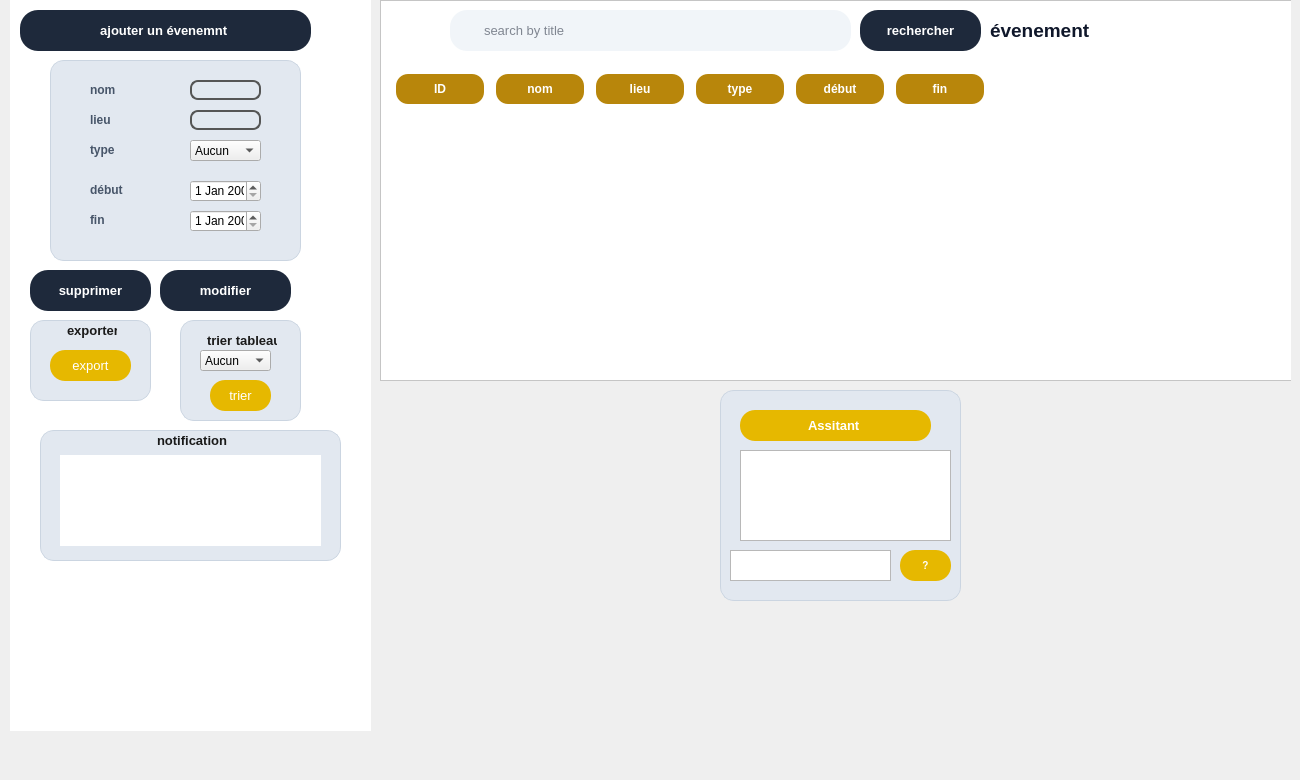
      <widget class="QWidget" name="page_9">
       <widget class="QStackedWidget" name="stackedWidgetevent">
        <property name="geometry">
         <rect>
          <x>100</x>
          <y>0</y>
          <width>1191</width>
          <height>771</height>
         </rect>
        </property>
        <property name="styleSheet">
         <string notr="true"/>
        </property>
        <property name="currentIndex">
         <number>0</number>
        </property>
        <widget class="QWidget" name="page_10">
         <widget class="QLabel" name="label">
          <property name="geometry">
           <rect>
            <x>120</x>
            <y>380</y>
            <width>37</width>
            <height>12</height>
           </rect>
          </property>
          <property name="text">
           <string/>
          </property>
          <property name="scaledContents">
           <bool>true</bool>
          </property>
         </widget>
         <widget class="QLabel" name="label_10">
          <property name="geometry">
           <rect>
            <x>1010</x>
            <y>10</y>
            <width>51</width>
            <height>61</height>
           </rect>
          </property>
          <property name="text">
           <string/>
          </property>
          <property name="pixmap">
           <pixmap>:/new/prefix1/logo-removebg-preview.png</pixmap>
          </property>
          <property name="scaledContents">
           <bool>true</bool>
          </property>
         </widget>
         <widget class="QFrame" name="frame_8">
          <property name="geometry">
           <rect>
            <x>280</x>
            <y>0</y>
            <width>1111</width>
            <height>381</height>
           </rect>
          </property>
          <property name="styleSheet">
           <string notr="true">QFrame {
    background: #ffffff;

}
</string>
          </property>
          <property name="frameShape">
           <enum>QFrame::Shape::StyledPanel</enum>
          </property>
          <property name="frameShadow">
           <enum>QFrame::Shadow::Raised</enum>
          </property>
          <widget class="QLineEdit" name="lineEditeventrech_7">
           <property name="geometry">
            <rect>
             <x>70</x>
             <y>10</y>
             <width>401</width>
             <height>41</height>
            </rect>
           </property>
           <property name="styleSheet">
            <string notr="true">QLineEdit{
    background:#f1f5f9;
    border:none;
    border-radius:17px;
    padding-left:32px;
    padding-right:10px;
    height:34px;
    color:#0f172a;
    font-family:&quot;Segoe UI&quot;;
    font-size:10pt;
}
QLineEdit:focus{
    background:#e2e8f0;
    outline:none;
}
</string>
           </property>
           <property name="text">
            <string/>
           </property>
           <property name="placeholderText">
            <string>search by title</string>
           </property>
          </widget>
          <widget class="QPushButton" name="pushButtoneventrech_12">
           <property name="geometry">
            <rect>
             <x>480</x>
             <y>10</y>
             <width>121</width>
             <height>41</height>
            </rect>
           </property>
           <property name="styleSheet">
            <string notr="true">QLineEdit{
background:#f1f5f9;
border:none;
border-radius:18px;
padding-left:30px;
padding-right:10px;
height:34px;
color:#0f172a;
font-family:Segoe UI,Arial;
font-size:10pt;
}
QLineEdit:focus{
outline:none;
background:#e2e8f0;
}
QPushButton{
background:#1e293b;
color:white;
border:none;
border-radius:18px;
padding:6px 24px;
font-weight:600;
font-family:Segoe UI,Arial;
font-size:10pt;
}
QPushButton:hover{
background:#334155;
}
QPushButton:pressed{
background:#0f172a;
}

</string>
           </property>
           <property name="text">
            <string>rechercher</string>
           </property>
          </widget>
          <widget class="QLabel" name="label_42">
           <property name="geometry">
            <rect>
             <x>680</x>
             <y>10</y>
             <width>63</width>
             <height>51</height>
            </rect>
           </property>
           <property name="text">
            <string/>
           </property>
           <property name="pixmap">
            <pixmap>:/user logo.png</pixmap>
           </property>
           <property name="scaledContents">
            <bool>true</bool>
           </property>
          </widget>
          <widget class="QLabel" name="label_43">
           <property name="geometry">
            <rect>
             <x>610</x>
             <y>10</y>
             <width>131</width>
             <height>41</height>
            </rect>
           </property>
           <property name="styleSheet">
            <string notr="true">font-family: Segoe UI, Arial;
font-size: 14pt;
font-weight: 600;
color: #0f172a;
</string>
           </property>
           <property name="text">
            <string>évenement</string>
           </property>
          </widget>
          <widget class="QTableWidget" name="tableWidgetevent">
           <property name="geometry">
            <rect>
             <x>10</x>
             <y>70</y>
             <width>761</width>
             <height>291</height>
            </rect>
           </property>
           <property name="styleSheet">
            <string notr="true">QTableWidget{
    background:#ffffff;
    alternate-background-color:#f8fafc;
    border:none;
    gridline-color:transparent;
    selection-background-color:#fff9c4;
    selection-color:#000000;
    outline:none;
}

QHeaderView{background:transparent;}
QHeaderView::section{
    background:#b8860b; /* dark goldenrod / dark yellow */
    color:white;
    border:none;
    border-radius:12px;
    padding:6px 10px;
    margin:4px 6px;
    font-weight:600;
    font-family:Segoe UI,Arial;
}

QTableWidget::item{
    padding:8px 10px;
    border:none;
    font-family:Segoe UI,Arial;
    font-size:10.5pt;
}

/* Scrollbars */
QScrollBar:vertical{
    border:none;
    background:#f1f5f9;
    width:8px;
    border-radius:4px;
}
QScrollBar::handle:vertical{
    background:#c2a400; /* gold shade */
    border-radius:4px;
}
QScrollBar::handle:vertical:hover{
    background:#a17d00;
}
QScrollBar:horizontal{
    border:none;
    background:#f1f5f9;
    height:8px;
    border-radius:4px;
}
QScrollBar::handle:horizontal{
    background:#c2a400;
    border-radius:4px;
}
QScrollBar::handle:horizontal:hover{
    background:#a17d00;
}
</string>
           </property>
           <column>
            <property name="text">
             <string>ID</string>
            </property>
           </column>
           <column>
            <property name="text">
             <string>nom</string>
            </property>
           </column>
           <column>
            <property name="text">
             <string>lieu</string>
            </property>
           </column>
           <column>
            <property name="text">
             <string>type</string>
            </property>
           </column>
           <column>
            <property name="text">
             <string>début</string>
            </property>
           </column>
           <column>
            <property name="text">
             <string>fin</string>
            </property>
           </column>
          </widget>
          <widget class="QLabel" name="label_44">
           <property name="geometry">
            <rect>
             <x>20</x>
             <y>10</y>
             <width>41</width>
             <height>41</height>
            </rect>
           </property>
           <property name="text">
            <string/>
           </property>
           <property name="pixmap">
            <pixmap>:/new/prefix1/searsh-removebg-preview.png</pixmap>
           </property>
           <property name="scaledContents">
            <bool>true</bool>
           </property>
          </widget>
         </widget>
         <widget class="QGroupBox" name="groupBox_5">
          <property name="geometry">
           <rect>
            <x>620</x>
            <y>390</y>
            <width>241</width>
            <height>211</height>
           </rect>
          </property>
          <property name="styleSheet">
           <string notr="true">/* === Add New Element Button === */
QPushButton#addBtn {
    background: #0ea5a8;             /* teal */
    color: #ffffff;
    border: 2px solid #089199;
    border-radius: 8px;
    height: 38px;
    font-family: &quot;Segoe UI&quot;, Arial;
    font-weight: 600;
    font-size: 10pt;
}
QPushButton#addBtn:hover {
    background: #089199;
}
QPushButton#addBtn:pressed {
    background: #067a82;
}

/* === GroupBox cards (Sort Table / Export list) === */
QGroupBox {
    background: #e2e8f0;             /* gray background like screenshot */
    border: 1px solid #cbd5e1;
    border-radius: 14px;
    padding: 12px;
}
QGroupBox::title {
    subcontrol-origin: margin;
    left: 10px;
    padding: 0 4px;
    color: #0f172a;                  /* dark navy text */
    font-weight: 700;
    font-family: &quot;Segoe UI&quot;, Arial;
    font-size: 11pt;
}

/* === Labels inside GroupBoxes === */
QGroupBox QLabel {
    color: #475569;                  /* gray text inside */
    font-family: &quot;Segoe UI&quot;, Arial;
    font-size: 9pt;
    font-weight: 500;
}

/* === Small pill buttons (sort / export) === */
QPushButton#chipSort, QPushButton#chipExport {
    background: #1e293b;             /* dark navy pill */
    color: #ffffff;
    border: none;
    border-radius: 12px;
    padding: 4px 14px;
    font-weight: 600;
    font-family: &quot;Segoe UI&quot;, Arial;
    font-size: 9pt;
}
QPushButton#chipSort:hover, QPushButton#chipExport:hover {
    background: #334155;
}

/* === Frame background (container) === */
QFrame#leftPanel {
    background: #ffffff;
    border: none;
}
</string>
          </property>
          <property name="title">
           <string/>
          </property>
          <widget class="QLabel" name="label_14">
           <property name="geometry">
            <rect>
             <x>0</x>
             <y>230</y>
             <width>31</width>
             <height>21</height>
            </rect>
           </property>
           <property name="styleSheet">
            <string notr="true">
    background-color: transparent;

</string>
           </property>
           <property name="text">
            <string/>
           </property>
           <property name="pixmap">
            <pixmap>:/new/prefix1/chat.png</pixmap>
           </property>
           <property name="scaledContents">
            <bool>true</bool>
           </property>
          </widget>
          <widget class="QLabel" name="label_15">
           <property name="geometry">
            <rect>
             <x>20</x>
             <y>70</y>
             <width>91</width>
             <height>21</height>
            </rect>
           </property>
           <property name="styleSheet">
            <string notr="true">color: #6C757D;
font-size: 12px;
font-weight: 400;
padding: 2px 6px;
background: transparent;
</string>
           </property>
           <property name="text">
            <string/>
           </property>
          </widget>
          <widget class="QPushButton" name="btnchatbot">
           <property name="geometry">
            <rect>
             <x>180</x>
             <y>160</y>
             <width>51</width>
             <height>31</height>
            </rect>
           </property>
           <property name="styleSheet">
            <string notr="true">background-color: #E6B800;       /* dark yellow */
color: #ffffff;                  /* white text */
font-family: &quot;Segoe UI&quot;;
font-size: 10px;
font-weight: 600;
border: none;
border-radius: 15px;             /* rounded shape */
padding: 6px 16px;
hover 
</string>
           </property>
           <property name="text">
            <string>?</string>
           </property>
          </widget>
          <widget class="QPushButton" name="btndecor">
           <property name="geometry">
            <rect>
             <x>20</x>
             <y>20</y>
             <width>191</width>
             <height>31</height>
            </rect>
           </property>
           <property name="styleSheet">
            <string notr="true">background-color: #E6B800;       /* dark yellow */
color: #ffffff;                  /* white text */
font-family: &quot;Segoe UI&quot;;
font-size: 10px;
font-weight: 600;
border: none;
border-radius: 15px;             /* rounded shape */
padding: 6px 16px;
hover 
color: #1A1A1A;
font-size: 13px;
font-weight: 600;
padding: 2px 4px;

</string>
           </property>
           <property name="text">
            <string>Assitant </string>
           </property>
          </widget>
          <widget class="QTextEdit" name="txtconv">
           <property name="geometry">
            <rect>
             <x>20</x>
             <y>60</y>
             <width>211</width>
             <height>91</height>
            </rect>
           </property>
          </widget>
          <widget class="QTextEdit" name="textquestion">
           <property name="geometry">
            <rect>
             <x>10</x>
             <y>160</y>
             <width>161</width>
             <height>31</height>
            </rect>
           </property>
          </widget>
          <zorder>label_15</zorder>
          <zorder>btnchatbot</zorder>
          <zorder>btndecor</zorder>
          <zorder>label_14</zorder>
          <zorder>txtconv</zorder>
          <zorder>textquestion</zorder>
         </widget>
         <widget class="QChartView" name="chatviewevent" native="true">
          <property name="geometry">
           <rect>
            <x>320</x>
            <y>410</y>
            <width>261</width>
            <height>161</height>
           </rect>
          </property>
         </widget>
        </widget>
        <widget class="QWidget" name="page_11"/>
       </widget>
       <widget class="QFrame" name="frame_7">
        <property name="geometry">
         <rect>
          <x>10</x>
          <y>0</y>
          <width>361</width>
          <height>731</height>
         </rect>
        </property>
        <property name="styleSheet">
         <string notr="true">QFrame {
    background: #ffffff;
    border: none;
    
}
</string>
        </property>
        <property name="frameShape">
         <enum>QFrame::Shape::StyledPanel</enum>
        </property>
        <property name="frameShadow">
         <enum>QFrame::Shadow::Raised</enum>
        </property>
        <widget class="QGroupBox" name="groupBox_7">
         <property name="geometry">
          <rect>
           <x>40</x>
           <y>60</y>
           <width>251</width>
           <height>201</height>
          </rect>
         </property>
         <property name="styleSheet">
          <string notr="true">/* === GroupBox cards (Sort Table / Export list) === */
QGroupBox {
    background-color: #e2e8f0;   /* fond gris clair */
    border: 1px solid #cbd5e1;
    border-radius: 14px;
    padding: 12px;
}

/* === Labels inside GroupBoxes === */
QGroupBox QLabel {
    background-color: #e2e8f0;   /* même fond que le GroupBox */
    color: #475569;               /* texte gris */
    font-family: &quot;Segoe UI&quot;, Arial;
    font-size: 9pt;
    font-weight: 500;
}

/* === LineEdit with same background as GroupBox === */
QLineEdit {
    padding: 1px;
    border: 2px solid #555555;
    border-radius: 8px;
    background-color: #e2e8f0;   /* même fond que le GroupBox */
    color: #111111;
}
</string>
         </property>
         <property name="title">
          <string/>
         </property>
         <widget class="QLabel" name="label_21">
          <property name="geometry">
           <rect>
            <x>30</x>
            <y>20</y>
            <width>61</width>
            <height>41</height>
           </rect>
          </property>
          <property name="styleSheet">
           <string notr="true">QLabel {
    background-color: transparent;
}
</string>
          </property>
          <property name="text">
           <string/>
          </property>
          <property name="pixmap">
           <pixmap>:/export.png</pixmap>
          </property>
          <property name="scaledContents">
           <bool>true</bool>
          </property>
         </widget>
         <widget class="QLineEdit" name="lineEditeventnom_5">
          <property name="geometry">
           <rect>
            <x>140</x>
            <y>20</y>
            <width>71</width>
            <height>20</height>
           </rect>
          </property>
         </widget>
         <widget class="QLineEdit" name="lineEditeventlieu_9">
          <property name="geometry">
           <rect>
            <x>140</x>
            <y>50</y>
            <width>71</width>
            <height>20</height>
           </rect>
          </property>
          <property name="autoFillBackground">
           <bool>false</bool>
          </property>
         </widget>
         <widget class="QComboBox" name="comboeventtrierBox_2">
          <property name="geometry">
           <rect>
            <x>140</x>
            <y>80</y>
            <width>71</width>
            <height>21</height>
           </rect>
          </property>
          <item>
           <property name="text">
            <string>Aucun</string>
           </property>
          </item>
          <item>
           <property name="text">
            <string>Atelier</string>
           </property>
          </item>
          <item>
           <property name="text">
            <string>Partenariat</string>
           </property>
          </item>
          <item>
           <property name="text">
            <string>Sportif</string>
           </property>
          </item>
          <item>
           <property name="text">
            <string>Culturel</string>
           </property>
          </item>
         </widget>
         <widget class="QLabel" name="label_3">
          <property name="enabled">
           <bool>true</bool>
          </property>
          <property name="geometry">
           <rect>
            <x>40</x>
            <y>20</y>
            <width>31</width>
            <height>20</height>
           </rect>
          </property>
          <property name="styleSheet">
           <string notr="true">font: 12pt &quot;Segoe UI&quot;;</string>
          </property>
          <property name="text">
           <string>nom</string>
          </property>
         </widget>
         <widget class="QLabel" name="label_5">
          <property name="geometry">
           <rect>
            <x>40</x>
            <y>50</y>
            <width>31</width>
            <height>20</height>
           </rect>
          </property>
          <property name="styleSheet">
           <string notr="true">font: 12pt &quot;Segoe UI&quot;;</string>
          </property>
          <property name="text">
           <string>lieu</string>
          </property>
         </widget>
         <widget class="QLabel" name="label_8">
          <property name="geometry">
           <rect>
            <x>40</x>
            <y>80</y>
            <width>31</width>
            <height>20</height>
           </rect>
          </property>
          <property name="styleSheet">
           <string notr="true">font: 12pt &quot;Segoe UI&quot;;
</string>
          </property>
          <property name="text">
           <string>type</string>
          </property>
         </widget>
         <widget class="QLabel" name="label_11">
          <property name="geometry">
           <rect>
            <x>40</x>
            <y>120</y>
            <width>71</width>
            <height>20</height>
           </rect>
          </property>
          <property name="styleSheet">
           <string notr="true">font: 12pt &quot;Segoe UI&quot;;</string>
          </property>
          <property name="text">
           <string>début </string>
          </property>
         </widget>
         <widget class="QLabel" name="label_12">
          <property name="geometry">
           <rect>
            <x>40</x>
            <y>150</y>
            <width>21</width>
            <height>20</height>
           </rect>
          </property>
          <property name="styleSheet">
           <string notr="true">font: 12pt &quot;Segoe UI&quot;;</string>
          </property>
          <property name="text">
           <string>fin</string>
          </property>
         </widget>
         <widget class="QDateEdit" name="dateEditeventdebut">
          <property name="geometry">
           <rect>
            <x>140</x>
            <y>120</y>
            <width>71</width>
            <height>22</height>
           </rect>
          </property>
         </widget>
         <widget class="QDateEdit" name="dateEditeventfin">
          <property name="geometry">
           <rect>
            <x>140</x>
            <y>150</y>
            <width>71</width>
            <height>22</height>
           </rect>
          </property>
         </widget>
        </widget>
        <widget class="QPushButton" name="btn_ajout">
         <property name="geometry">
          <rect>
           <x>10</x>
           <y>10</y>
           <width>291</width>
           <height>41</height>
          </rect>
         </property>
         <property name="styleSheet">
          <string notr="true">QLineEdit{
background:#f1f5f9;
border:none;
border-radius:18px;
padding-left:30px;
padding-right:10px;
height:34px;
color:#0f172a;
font-family:Segoe UI,Arial;
font-size:10pt;
}
QLineEdit:focus{
outline:none;
background:#e2e8f0;
}
QPushButton{
background:#1e293b;
color:white;
border:none;
border-radius:18px;
padding:6px 24px;
font-weight:600;
font-family:Segoe UI,Arial;
font-size:10pt;
}
QPushButton:hover{
background:#334155;
}
QPushButton:pressed{
background:#0f172a;
}

</string>
         </property>
         <property name="text">
          <string>ajouter un évenemnt </string>
         </property>
        </widget>
        <widget class="QGroupBox" name="groupBox_6">
         <property name="geometry">
          <rect>
           <x>20</x>
           <y>320</y>
           <width>121</width>
           <height>81</height>
          </rect>
         </property>
         <property name="styleSheet">
          <string notr="true">/* === GroupBox cards (Sort Table / Export list) === */
QGroupBox {
    background: #e2e8f0;             /* gray background like screenshot */
    border: 1px solid #cbd5e1;
    border-radius: 14px;
    padding: 12px;
}
QGroupBox::title {
    subcontrol-origin: margin;
    left: 10px;
    padding: 0 4px;
    color: #0f172a;                  /* dark navy text */
    font-weight: 700;
    font-family: &quot;Segoe UI&quot;, Arial;
    font-size: 11pt;
}

/* === Labels inside GroupBoxes === */
QGroupBox QLabel {
    color: #475569;                  /* gray text inside */
    font-family: &quot;Segoe UI&quot;, Arial;
    font-size: 9pt;
    font-weight: 500;
}

/* === Small pill buttons (sort / export) === */
QPushButton#chipSort, QPushButton#chipExport {
    background: #1e293b;             /* dark navy pill */
    color: #ffffff;
    border: none;
    border-radius: 12px;
    padding: 4px 14px;
    font-weight: 600;
    font-family: &quot;Segoe UI&quot;, Arial;
    font-size: 9pt;
}
QPushButton#chipSort:hover, QPushButton#chipExport:hover {
    background: #334155;
}

/* === Frame background (container) === */
QFrame#leftPanel {
    background: #ffffff;
    border: none;
}
</string>
         </property>
         <property name="title">
          <string/>
         </property>
         <widget class="QLabel" name="label_19">
          <property name="geometry">
           <rect>
            <x>30</x>
            <y>0</y>
            <width>61</width>
            <height>21</height>
           </rect>
          </property>
          <property name="styleSheet">
           <string notr="true">color: #1A1A1A;
font-size: 13px;
font-weight: 600;
padding: 2px 4px;
background: transparent;
</string>
          </property>
          <property name="text">
           <string>exporter</string>
          </property>
         </widget>
         <widget class="QLabel" name="label_22">
          <property name="geometry">
           <rect>
            <x>30</x>
            <y>20</y>
            <width>61</width>
            <height>41</height>
           </rect>
          </property>
          <property name="styleSheet">
           <string notr="true">QLabel {
    background-color: transparent;
}
</string>
          </property>
          <property name="text">
           <string/>
          </property>
          <property name="pixmap">
           <pixmap>:/export.png</pixmap>
          </property>
          <property name="scaledContents">
           <bool>true</bool>
          </property>
         </widget>
         <widget class="QPushButton" name="pushButtoneventpdf_2">
          <property name="geometry">
           <rect>
            <x>20</x>
            <y>30</y>
            <width>81</width>
            <height>31</height>
           </rect>
          </property>
          <property name="styleSheet">
           <string notr="true">background-color: #E6B800;       /* dark yellow */
color: #ffffff;                  /* white text */
font-family: &quot;Segoe UI&quot;;
font-size: 13px;

border: none;
border-radius: 15px;             /* rounded shape */
padding: 6px 16px;
</string>
          </property>
          <property name="text">
           <string>export</string>
          </property>
         </widget>
        </widget>
        <widget class="QGroupBox" name="groupBox_2">
         <property name="geometry">
          <rect>
           <x>170</x>
           <y>320</y>
           <width>121</width>
           <height>101</height>
          </rect>
         </property>
         <property name="styleSheet">
          <string notr="true">/* === Add New Element Button === */
QPushButton#addBtn {
    background: #0ea5a8;             /* teal */
    color: #ffffff;
    border: 2px solid #089199;
    border-radius: 8px;
    height: 38px;
    font-family: &quot;Segoe UI&quot;, Arial;
    font-weight: 600;
    font-size: 10pt;
}
QPushButton#addBtn:hover {
    background: #089199;
}
QPushButton#addBtn:pressed {
    background: #067a82;
}

/* === GroupBox cards (Sort Table / Export list) === */
QGroupBox {
    background: #e2e8f0;             /* gray background like screenshot */
    border: 1px solid #cbd5e1;
    border-radius: 14px;
    padding: 12px;
}
QGroupBox::title {
    subcontrol-origin: margin;
    left: 10px;
    padding: 0 4px;
    color: #0f172a;                  /* dark navy text */
    font-weight: 700;
    font-family: &quot;Segoe UI&quot;, Arial;
    font-size: 11pt;
}

/* === Labels inside GroupBoxes === */
QGroupBox QLabel {
    color: #475569;                  /* gray text inside */
    font-family: &quot;Segoe UI&quot;, Arial;
    font-size: 9pt;
    font-weight: 500;
}

/* === Small pill buttons (sort / export) === */
QPushButton#chipSort, QPushButton#chipExport {
    background: #1e293b;             /* dark navy pill */
    color: #ffffff;
    border: none;
    border-radius: 12px;
    padding: 4px 14px;
    font-weight: 600;
    font-family: &quot;Segoe UI&quot;, Arial;
    font-size: 9pt;
}
QPushButton#chipSort:hover, QPushButton#chipExport:hover {
    background: #334155;
}

/* === Frame background (container) === */
QFrame#leftPanel {
    background: #ffffff;
    border: none;
}
</string>
         </property>
         <property name="title">
          <string/>
         </property>
         <widget class="QLabel" name="label_4">
          <property name="geometry">
           <rect>
            <x>20</x>
            <y>10</y>
            <width>81</width>
            <height>20</height>
           </rect>
          </property>
          <property name="styleSheet">
           <string notr="true">color: #1A1A1A;
font-size: 13px;
font-weight: 600;
padding: 2px 4px;
background: transparent;
</string>
          </property>
          <property name="text">
           <string>trier tableau</string>
          </property>
         </widget>
         <widget class="QLabel" name="label_13">
          <property name="geometry">
           <rect>
            <x>40</x>
            <y>80</y>
            <width>41</width>
            <height>20</height>
           </rect>
          </property>
          <property name="styleSheet">
           <string notr="true">color: #6C757D;
font-size: 12px;
font-weight: 400;
padding: 2px 6px;
background: transparent;
</string>
          </property>
          <property name="text">
           <string/>
          </property>
         </widget>
         <widget class="QPushButton" name="pushButtoneventtrier_9">
          <property name="geometry">
           <rect>
            <x>30</x>
            <y>60</y>
            <width>61</width>
            <height>31</height>
           </rect>
          </property>
          <property name="styleSheet">
           <string notr="true">background-color: #E6B800;       /* dark yellow */
color: #ffffff;                  /* white text */
font-family: &quot;Segoe UI&quot;;
font-size: 13px;

border: none;
border-radius: 15px;             /* rounded shape */
padding: 6px 16px;
</string>
          </property>
          <property name="text">
           <string>trier</string>
          </property>
         </widget>
         <widget class="QComboBox" name="comboBoxtrierevent">
          <property name="geometry">
           <rect>
            <x>20</x>
            <y>30</y>
            <width>71</width>
            <height>21</height>
           </rect>
          </property>
          <item>
           <property name="text">
            <string>Aucun</string>
           </property>
          </item>
          <item>
           <property name="text">
            <string>Atelier</string>
           </property>
          </item>
          <item>
           <property name="text">
            <string>Partenariat</string>
           </property>
          </item>
          <item>
           <property name="text">
            <string>Sportif</string>
           </property>
          </item>
          <item>
           <property name="text">
            <string>Culturel</string>
           </property>
          </item>
         </widget>
        </widget>
        <widget class="QPushButton" name="btn_supprimer">
         <property name="geometry">
          <rect>
           <x>20</x>
           <y>270</y>
           <width>121</width>
           <height>41</height>
          </rect>
         </property>
         <property name="styleSheet">
          <string notr="true">QLineEdit{
background:#f1f5f9;
border:none;
border-radius:18px;
padding-left:30px;
padding-right:10px;
height:34px;
color:#0f172a;
font-family:Segoe UI,Arial;
font-size:10pt;
}
QLineEdit:focus{
outline:none;
background:#e2e8f0;
}
QPushButton{
background:#1e293b;
color:white;
border:none;
border-radius:18px;
padding:6px 24px;
font-weight:600;
font-family:Segoe UI,Arial;
font-size:10pt;
}
QPushButton:hover{
background:#334155;
}
QPushButton:pressed{
background:#0f172a;
}

</string>
         </property>
         <property name="text">
          <string>supprimer</string>
         </property>
        </widget>
        <widget class="QPushButton" name="btn_modifier">
         <property name="geometry">
          <rect>
           <x>150</x>
           <y>270</y>
           <width>131</width>
           <height>41</height>
          </rect>
         </property>
         <property name="styleSheet">
          <string notr="true">QLineEdit{
background:#f1f5f9;
border:none;
border-radius:18px;
padding-left:30px;
padding-right:10px;
height:34px;
color:#0f172a;
font-family:Segoe UI,Arial;
font-size:10pt;
}
QLineEdit:focus{
outline:none;
background:#e2e8f0;
}
QPushButton{
background:#1e293b;
color:white;
border:none;
border-radius:18px;
padding:6px 24px;
font-weight:600;
font-family:Segoe UI,Arial;
font-size:10pt;
}
QPushButton:hover{
background:#334155;
}
QPushButton:pressed{
background:#0f172a;
}

</string>
         </property>
         <property name="text">
          <string>modifier</string>
         </property>
        </widget>
        <widget class="QGroupBox" name="groupBox_3">
         <property name="geometry">
          <rect>
           <x>30</x>
           <y>430</y>
           <width>301</width>
           <height>131</height>
          </rect>
         </property>
         <property name="styleSheet">
          <string notr="true">/* === Add New Element Button === */
QPushButton#addBtn {
    background: #0ea5a8;             /* teal */
    color: #ffffff;
    border: 2px solid #089199;
    border-radius: 8px;
    height: 38px;
    font-family: &quot;Segoe UI&quot;, Arial;
    font-weight: 600;
    font-size: 10pt;
}
QPushButton#addBtn:hover {
    background: #089199;
}
QPushButton#addBtn:pressed {
    background: #067a82;
}

/* === GroupBox cards (Sort Table / Export list) === */
QGroupBox {
    background: #e2e8f0;             /* gray background like screenshot */
    border: 1px solid #cbd5e1;
    border-radius: 14px;
    padding: 12px;
}
QGroupBox::title {
    subcontrol-origin: margin;
    left: 10px;
    padding: 0 4px;
    color: #0f172a;                  /* dark navy text */
    font-weight: 700;
    font-family: &quot;Segoe UI&quot;, Arial;
    font-size: 11pt;
}

/* === Labels inside GroupBoxes === */
QGroupBox QLabel {
    color: #475569;                  /* gray text inside */
    font-family: &quot;Segoe UI&quot;, Arial;
    font-size: 9pt;
    font-weight: 500;
}

/* === Small pill buttons (sort / export) === */
QPushButton#chipSort, QPushButton#chipExport {
    background: #1e293b;             /* dark navy pill */
    color: #ffffff;
    border: none;
    border-radius: 12px;
    padding: 4px 14px;
    font-weight: 600;
    font-family: &quot;Segoe UI&quot;, Arial;
    font-size: 9pt;
}
QPushButton#chipSort:hover, QPushButton#chipExport:hover {
    background: #334155;
}

/* === Frame background (container) === */
QFrame#leftPanel {
    background: #ffffff;
    border: none;
}
</string>
         </property>
         <property name="title">
          <string/>
         </property>
         <widget class="QLabel" name="label_30">
          <property name="geometry">
           <rect>
            <x>110</x>
            <y>0</y>
            <width>81</width>
            <height>21</height>
           </rect>
          </property>
          <property name="styleSheet">
           <string notr="true">color: #1A1A1A;
font-size: 13px;
font-weight: 600;
padding: 2px 4px;
background: transparent;
</string>
          </property>
          <property name="text">
           <string>notification </string>
          </property>
         </widget>
         <widget class="QTextEdit" name="textNotif">
          <property name="geometry">
           <rect>
            <x>20</x>
            <y>25</y>
            <width>261</width>
            <height>91</height>
           </rect>
          </property>
         </widget>
        </widget>
       </widget>
      </widget>
